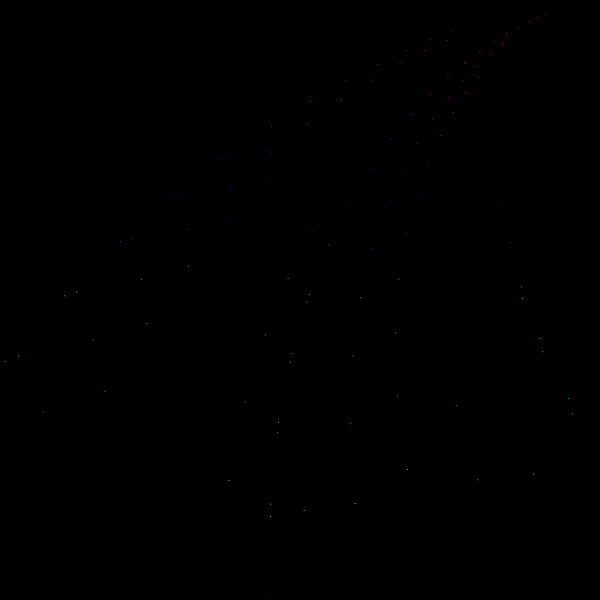
Frame 1 (no input)
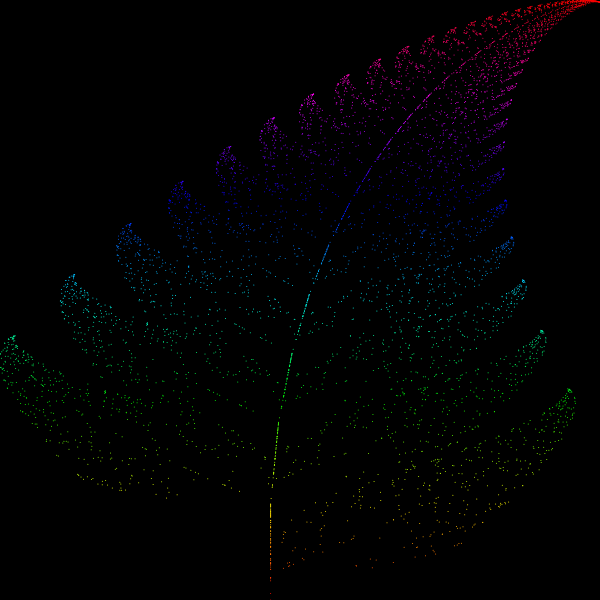
Frame 60 (no input)
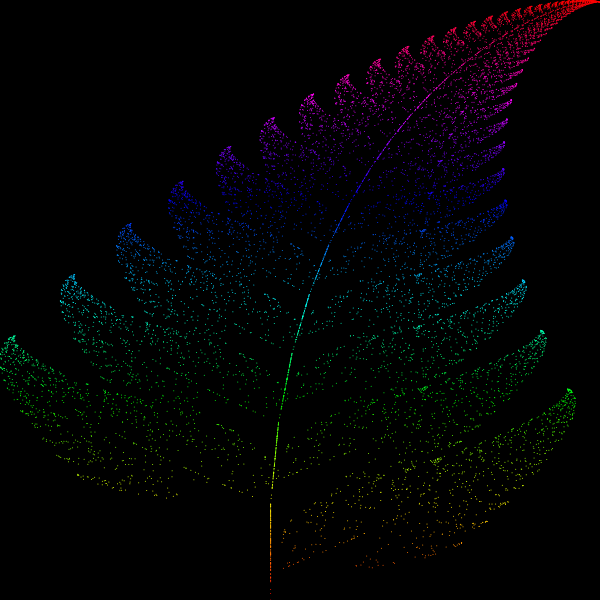
Frame 120 (the mouse pressed at the canvas centre since frame 60)

The p5.js sketch that drew these frames (run headless with seeded random() and noise() and a simulated clock; from frame 60 on, the mouse is pressed at the canvas centre):

// p5.js sketch
// ── sketch.js
let x = 0;
let y = 0;

function setup() {
  createCanvas(600, 600);
  background(0);
}

function drawPoint() {
  colorMode(HSB, 255, 255, 255);
  stroke(map(y, 0, 9.9983, 0, 255), 255, 255, 200);
  strokeWeight(1);
  let px = map(x, -2.1820, 2.6558, 0, width);
  let py = map(y, 0, 9.9983, height, 0);
  point(px, py);
}

function nextPoint() {
  let nextX;
  let nextY;

  let r = random(1);

  if (r < 0.01) {
    nextX = 0;
    nextY = 0.16 * y;
  } else if (r < 0.86) {
    nextX = 0.85 * x + 0.04 * y;
    nextY = -0.04 * x + 0.85 * y + 1.60;
  } else if (r < 0.93) {
    nextX = 0.20 * x + -0.26 * y;
    nextY = 0.23 * x + 0.22 * y + 1.60;
  } else {
    nextX = -0.15 * x + 0.28 * y;
    nextY = 0.26 * x + 0.24 * y + 0.44;
  }

  x = nextX;
  y = nextY;
}

function draw() {
  for (let i = 0; i < 100; i++) {
    drawPoint();
    nextPoint();
  }
}

// ── vehicle.js

function Vehicle(x, y) {
  this.pos = createVector(random(width), random(height));
  this.target = createVector(x, y);
  this.vel = p5.Vector.random2D();
  this.acc = createVector();
  this.r = 8;
  this.maxspeed = 10;
  this.maxforce = 1;
}

Vehicle.prototype.behaviors = function() {
  var arrive = this.arrive(this.target);
  var mouse = createVector(mouseX, mouseY);
  var flee = this.flee(mouse);

  arrive.mult(1);
  flee.mult(5);

  this.applyForce(arrive);
  this.applyForce(flee);
};

Vehicle.prototype.applyForce = function(f) {
  this.acc.add(f);
};

Vehicle.prototype.update = function() {
  this.pos.add(this.vel);
  this.vel.add(this.acc);
  this.acc.mult(0);
};

Vehicle.prototype.show = function() {
  stroke(255);
  strokeWeight(this.r);
  point(this.pos.x, this.pos.y);
};

Vehicle.prototype.arrive = function(target) {
  var desired = p5.Vector.sub(target, this.pos);
  var d = desired.mag();
  var speed = this.maxspeed;
  if (d < 100) {
    speed = map(d, 0, 100, 0, this.maxspeed);
  }
  desired.setMag(speed);
  var steer = p5.Vector.sub(desired, this.vel);
  steer.limit(this.maxforce);
  return steer;
};

Vehicle.prototype.flee = function(target) {
  var desired = p5.Vector.sub(target, this.pos);
  var d = desired.mag();
  if (d < 50) {
    desired.setMag(this.maxspeed);
    desired.mult(-1);
    var steer = p5.Vector.sub(desired, this.vel);
    steer.limit(this.maxforce);
    return steer;
  } else {
    return createVector(0, 0);
  }
};
